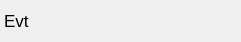
<?xml version="1.0" encoding="UTF-8"?>
<ui version="4.0">
 <class>touka::EventListItem</class>
 <widget class="QWidget" name="touka::EventListItem">
  <property name="geometry">
   <rect>
    <x>0</x>
    <y>0</y>
    <width>241</width>
    <height>42</height>
   </rect>
  </property>
  <property name="windowTitle">
   <string>EventListItem</string>
  </property>
  <layout class="QHBoxLayout" name="horizontalLayout">
   <property name="spacing">
    <number>0</number>
   </property>
   <property name="leftMargin">
    <number>4</number>
   </property>
   <property name="topMargin">
    <number>0</number>
   </property>
   <property name="rightMargin">
    <number>4</number>
   </property>
   <property name="bottomMargin">
    <number>0</number>
   </property>
   <item>
    <widget class="QLabel" name="lbEvtName">
     <property name="font">
      <font>
       <pointsize>13</pointsize>
      </font>
     </property>
     <property name="text">
      <string>Evt</string>
     </property>
    </widget>
   </item>
   <item>
    <spacer name="horizontalSpacer">
     <property name="orientation">
      <enum>Qt::Horizontal</enum>
     </property>
     <property name="sizeHint" stdset="0">
      <size>
       <width>190</width>
       <height>20</height>
      </size>
     </property>
    </spacer>
   </item>
   <item>
    <widget class="QLabel" name="lbEvtTime">
     <property name="font">
      <font>
       <pointsize>10</pointsize>
      </font>
     </property>
     <property name="styleSheet">
      <string notr="true">color: rgb(146, 146, 146);</string>
     </property>
     <property name="text">
      <string/>
     </property>
    </widget>
   </item>
  </layout>
 </widget>
 <resources/>
 <connections/>
</ui>
